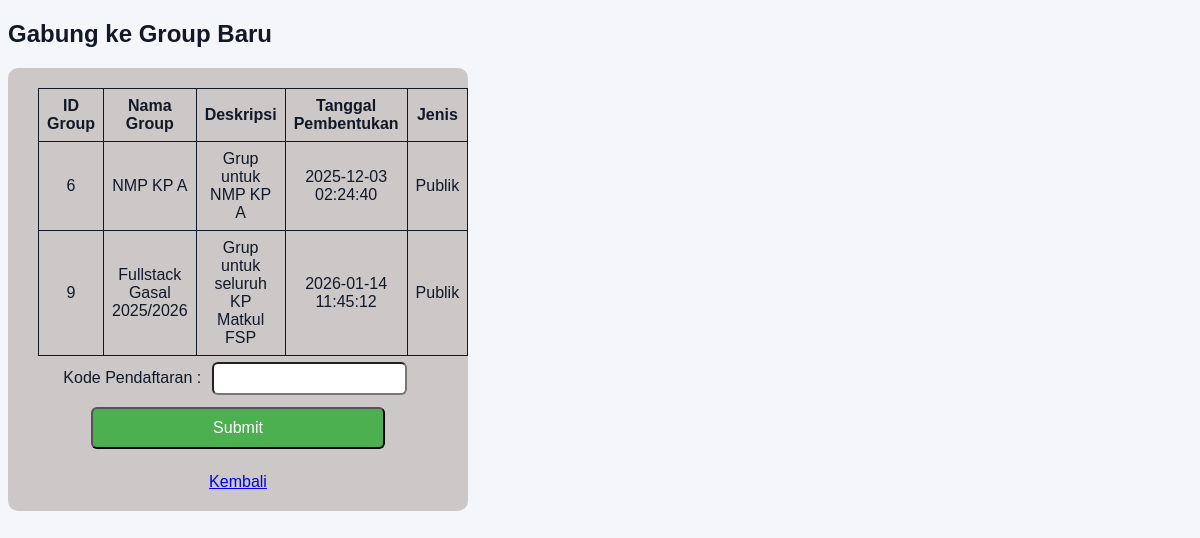
Screenshot of /gabung_group.php (signed in) with the database file from the repository.
### tables this page shows
CREATE TABLE `grup` (
  `idgrup` int(11) NOT NULL AUTO_INCREMENT,
  `username_pembuat` varchar(20) NOT NULL,
  `nama` varchar(45) DEFAULT NULL,
  `deskripsi` varchar(45) DEFAULT NULL,
  `tanggal_pembentukan` datetime DEFAULT NULL,
  `jenis` enum('Privat','Publik') DEFAULT NULL,
  `kode_pendaftaran` varchar(45) DEFAULT NULL,
  PRIMARY KEY (`idgrup`),
  KEY `fk_grup_akun1_idx` (`username_pembuat`),
  CONSTRAINT `fk_grup_akun1` FOREIGN KEY (`username_pembuat`) REFERENCES `akun` (`username`) ON DELETE CASCADE ON UPDATE CASCADE
);

### Class/parent.php (called while the page is built, shortened)
<?php
class orangtua
{
    public function __construct()
    {
        $this->mysqli =
            new mysqli(SERVER_NAME, USER_NAME, PASSWORD, DB_NAME);
    }
}

### Class/group.php (called while the page is built, shortened)
<?php
require_once("parent.php");
class group extends orangtua
{
    public function getGroupPublik(string $username)
    {
        $sql = "SELECT * FROM grup
            WHERE jenis = 'Publik'
            AND idgrup NOT IN (
                SELECT idgrup FROM member_grup WHERE username = ?
            )";
        $stmt = $this->mysqli->prepare($sql);
        $stmt->bind_param("s", $username);
        $stmt->execute();
        $res = $stmt->get_result();
        return $res;
    }
}

### gabung_group.php (the view, shortened to what this page needs)
<?php
require_once("Class/group.php");
?>
<!DOCTYPE html>
<html lang="en">
<head>
    <link rel="stylesheet" href="theme.css">
</head>
<body>
    <h2>Gabung ke Group Baru</h2>
    <form action="gabung_group_proses.php" method="POST">
        <?php
        $group = new group();
        $res = $group->getGroupPublik($_SESSION['username']);
        if ($res->num_rows > 0) {
            echo "<table>
                <tr>
                    <th>ID Group</th>
                    <th>Nama Group</th>
                    <th>Deskripsi</th>
                    <th>Tanggal Pembentukan</th>
                    <th>Jenis</th>
                </tr>";
            while ($row = $res->fetch_assoc()) {
                echo "<tr>";
                echo "<td>" . $row['idgrup'] . "</td>";
                echo "<td>" . $row['nama'] . "</td>";
                echo "<td>" . $row['deskripsi'] . "</td>";
                echo "<td>" . $row['tanggal_pembentukan'] . "</td>";
                echo "<td>" . $row['jenis'] . "</td>";
                echo "</tr>";
            }
            echo "</table>";
        } else {
            echo "<p>Belum ada grup publik yang terbuka!</p>";
        }
        ?>
        <label>Kode Pendaftaran : </label>
        <input type='text' name='txtKode' required><br>
        <input type="submit" name="btnSubmit" value="Submit" class="button">
        <br><br>
        <a href="home_mahasiswa.php">Kembali</a>
    </form>
</body>
</html>

### theme.css (style rules this page uses)
@media (prefers-color-scheme: light) { :root { --bg-color: #f4f6f9; --form-bg: #ccc8c8; --input-bg: #ffffff; --border-color: #000000; --text-primary: #111827; --text-secondary: #374151; --text-error: #dc2626; --btn-bg: #4caf50; --btn-hover: #45a049; --shadow: #000000; } }
body { background: var(--bg-color); }

### gabung_group.php (style rules this page uses)
body { background: var(--bg-color); font-family: Arial; }
form { background: var(--form-bg); padding: 20px 30px; border-radius: 10px; text-align: center; width: 400px; }
h2, p { margin-bottom: 20px; color: var(--text-primary); }
input { border-radius: 6px; padding: 7px; margin: 6px; color: #000000; }
label { text-align: left; color: var(--text-primary); }
.button { background: #4CAF50; color: white; padding: 10px 120px; border-radius: 6px; margin: 6px; font-size: 16px; }
table { border-collapse: collapse; }
table, th, td { border: 1px solid var(--text-primary); }
th, td { padding: 8px; color: var(--text-primary); }

### rows the page displays
grup: idgrup "6", nama "NMP KP A", deskripsi "Grup untuk NMP KP A", tanggal_pembentukan "2025-12-03 02:24:40", jenis "Publik"
grup: idgrup "9", nama "Fullstack Gasal 2025/2026", deskripsi "Grup untuk seluruh KP Matkul FSP", tanggal_pembentukan "2026-01-14 11:45:12", jenis "Publik"
